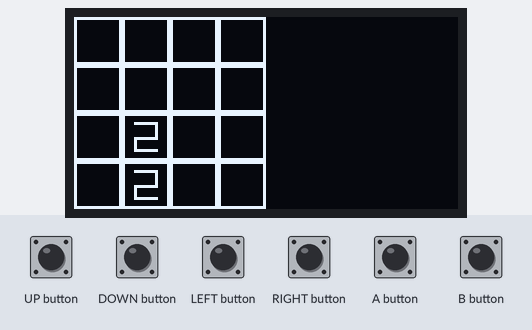
Recording of a sketch running on a simulated Arduboy, built with avr-gcc and run on an emulated ATmega32U4. On the bench: 128×64 one-colour display. The test bench sets the inputs (shaded band). Random numbers use the default seed unless the sketch sets one.

Above: at 1.2 s.
1.3 s: DOWN button pressed for 1 s
At 3.7 s:
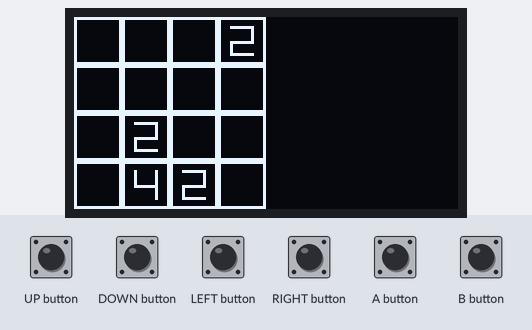
4.0 s: UP button pressed for 0.15 s
At 5.6 s:
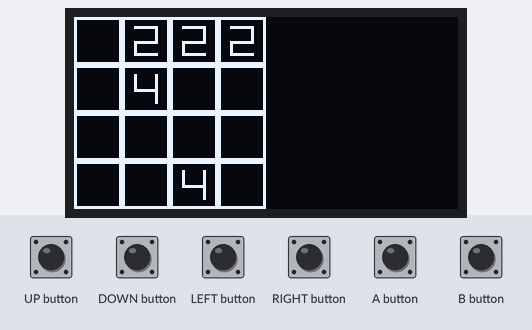
5.9 s: LEFT button pressed for 1 s
At 8.3 s:
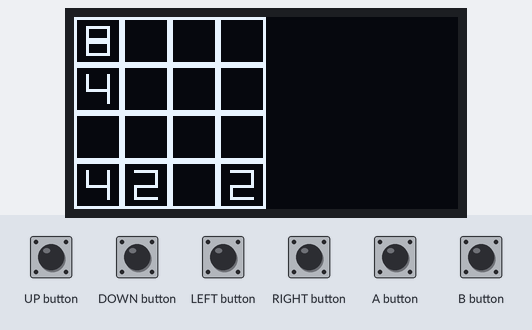
8.6 s: DOWN button pressed for 0.15 s
At 9.3 s:
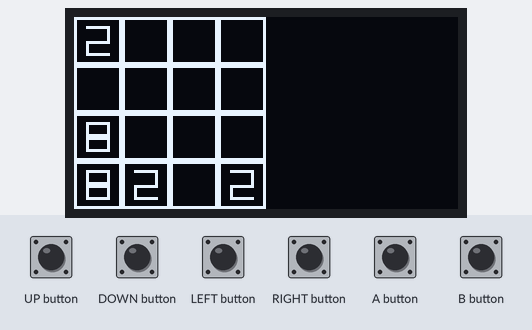
10.5 s: UP button pressed for 1 s
At 12.2 s:
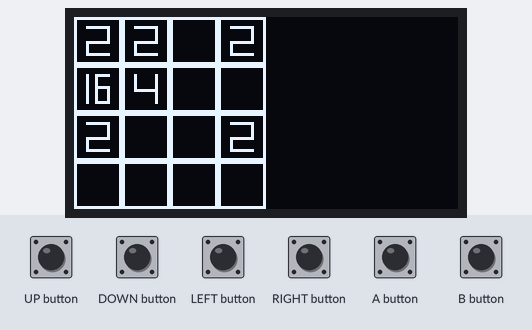
13.2 s: RIGHT button pressed for 1 s
At 15.3 s:
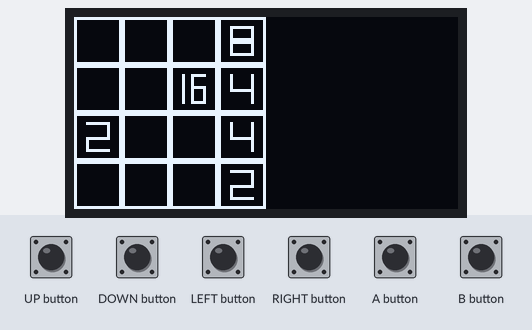
Timing chart, 0 to 16.8 s (numbered marks = the images above; inputs shaded):
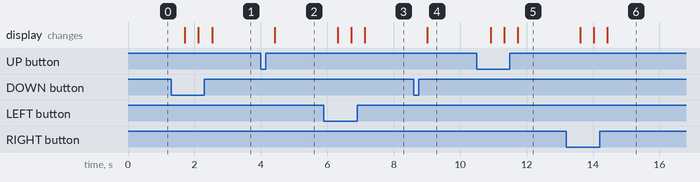

Measured:
- after the input at 1.3 s, the display: first changes after 0.41 s (image 1 shows a later state)
- after the input at 4.0 s, the display: changes after 0.41 s (image 2)
- after the input at 5.9 s, the display: first changes after 0.41 s (image 3 shows a later state)
- after the input at 8.6 s, the display: changes after 0.41 s (image 4)
- after the input at 10.5 s, the display: first changes after 0.42 s (image 5 shows a later state)
- after the input at 13.2 s, the display: first changes after 0.41 s (image 6 shows a later state)

The sketch:

2048.ino
```cpp
#include <Arduboy.h>
Arduboy arduboy;


//pictures of 2,4,8,16...2048
const unsigned char p0[] PROGMEM  = {
     0xff, 0x1, 0x1, 0x1, 0x1, 0x1, 0x1, 0x1, 0x1, 0x1, 0x1, 0x1, 0x1, 0x1, 0x1, 0xff, 0xff, 0x80, 0x80, 0x80, 0x80, 0x80, 0x80, 0x80, 0x80, 0x80, 0x80, 0x80, 0x80, 0x80, 0x80, 0xff,
};
const unsigned char p2[] PROGMEM  = {
     0xff, 0x1, 0x1, 0x1, 0x9, 0x9, 0x9, 0x9, 0x9, 0x9, 0x9, 0xf9, 0x1, 0x1, 0x1, 0xff, 0xff, 0x80, 0x80, 0x80, 0x9f, 0x91, 0x91, 0x91, 0x91, 0x91, 0x91, 0x91, 0x80, 0x80, 0x80, 0xff,
};
const unsigned char p4[] PROGMEM  = {
     0xff, 0x1, 0x1, 0x1, 0xf9, 0x1, 0x1, 0x1, 0x1, 0x1, 0x1, 0xf9, 0x1, 0x1, 0x1, 0xff, 0xff, 0x80, 0x80, 0x80, 0x81, 0x81, 0x81, 0x81, 0x81, 0x81, 0x81, 0x9f, 0x80, 0x80, 0x80, 0xff,
};
const unsigned char p8[] PROGMEM  = {
     0xff, 0x1, 0x1, 0x1, 0xf9, 0x89, 0x89, 0x89, 0x89, 0x89, 0x89, 0xf9, 0x1, 0x1, 0x1, 0xff, 0xff, 0x80, 0x80, 0x80, 0x9f, 0x91, 0x91, 0x91, 0x91, 0x91, 0x91, 0x9f, 0x80, 0x80, 0x80, 0xff,
};
const unsigned char p16[] PROGMEM  = {
     0xff, 0x1, 0x1, 0x1, 0xf9, 0x1, 0x1, 0xf9, 0x89, 0x89, 0x89, 0x89, 0x1, 0x1, 0x1, 0xff, 0xff, 0x80, 0x80, 0x80, 0x9f, 0x80, 0x80, 0x9f, 0x90, 0x90, 0x90, 0x9f, 0x80, 0x80, 0x80, 0xff,
};
const unsigned char p32[] PROGMEM  = {
     0xff, 0x1, 0x1, 0x89, 0x89, 0x89, 0xf9, 0x1, 0x1, 0x89, 0x89, 0x89, 0xf9, 0x1, 0x1, 0xff, 0xff, 0x80, 0x80, 0x88, 0x88, 0x88, 0x8f, 0x80, 0x80, 0x8f, 0x88, 0x88, 0x88, 0x80, 0x80, 0xff,
};
const unsigned char p64[] PROGMEM  = {
     0xff, 0x1, 0x1, 0xf9, 0x89, 0x89, 0x89, 0x1, 0x1, 0xf9, 0x81, 0x81, 0xf9, 0x1, 0x1, 0xff, 0xff, 0x80, 0x80, 0x8f, 0x88, 0x88, 0x8f, 0x80, 0x80, 0x80, 0x80, 0x80, 0x8f, 0x80, 0x80, 0xff,
};
const unsigned char p128[] PROGMEM  = {
     0xff, 0x1, 0x1, 0x7d, 0x1, 0x1, 0xd1, 0x51, 0x71, 0x1, 0x1, 0x81, 0x81, 0x81, 0x1, 0xff, 0xff, 0x80, 0x80, 0x80, 0x80, 0x80, 0x81, 0x81, 0x81, 0x80, 0x80, 0x8f, 0x8a, 0x8f, 0x80, 0xff,
};
const unsigned char p256[] PROGMEM  = {
     0xff, 0x1, 0x1, 0xe9, 0xa9, 0xb9, 0x1, 0xe1, 0xa1, 0xa1, 0x1, 0x1, 0x1, 0x1, 0x1, 0xff, 0xff, 0x80, 0x80, 0x80, 0x80, 0x80, 0x80, 0x82, 0x82, 0x83, 0x80, 0x9f, 0x95, 0x9d, 0x80, 0xff,
};
const unsigned char p512[] PROGMEM  = {
     0xff, 0x1, 0x1, 0xb9, 0xa9, 0xe9, 0x1, 0x1, 0xe1, 0x1, 0x1, 0x1, 0x1, 0x1, 0x1, 0xff, 0xff, 0x80, 0x80, 0x80, 0x80, 0x80, 0x80, 0x80, 0x83, 0x80, 0x80, 0x9d, 0x95, 0x97, 0x80, 0xff,
};
const unsigned char p1024[] PROGMEM  = {
     0xff, 0x1, 0x1, 0x1, 0x3d, 0x1, 0x1, 0x1, 0x1, 0x3d, 0x25, 0x3d, 0x1, 0x1, 0x1, 0xff, 0xff, 0x80, 0x80, 0xba, 0xaa, 0xae, 0x80, 0x80, 0x80, 0x8e, 0x88, 0xbe, 0x80, 0x80, 0x80, 0xff,
};
const unsigned char p2048[] PROGMEM  = {
    0xff, 0x1, 0x1, 0x75, 0x55, 0x5d, 0x1, 0x1, 0x1, 0x7d, 0x45, 0x7d, 0x1, 0x1, 0x1, 0xff, 0xff, 0x80, 0x80, 0x8e, 0x88, 0xbe, 0x80, 0x80, 0x80, 0xbe, 0xaa, 0xbe, 0x80, 0x80, 0x80, 0xff,
};

int v[4][4];//map 4*4
int vtmp[4][4];//
int p[12];//remember picture's home


//input the value return the index of p[]
int v2p(int x){
  switch(x){
    case 0:return 0;
    case 2:return 1;
    case 4:return 2;
    case 8:return 3;
    case 16:return 4;
    case 32:return 5;
    case 64:return 6;
    case 128:return 7;
    case 256:return 8;
    case 512:return 9;
    case 1024:return 10;
    case 2048:return 11;
  }
}

//set one number(2 or 4) in the map
void set2or4(){
  int f1=0;
  for(int i=0;i<4;i++){
    for(int j=0;j<4;j++){
      if(v[i][j]==0){
        f1++;
      }
    }
  }

  int f2=0;


  int r = 1 + rand() % f1;
  int w = 1 + rand() % 10;
  for(int i=0;i<4;i++){
    for(int j=0;j<4;j++){
      if(v[i][j]==0){
        f2++;
        if(f2==r){
          if(w==6){
            v[i][j]=4;
          }
          else{
            v[i][j]=2;
          }

          return;
        }
      }
    }
  }

}

//draw the map
void draw(){
  for(int i=0;i<4;i++){
      for(int j=0;j<4;j++){
        arduboy.drawBitmap(i*16, j*16, p[v2p(v[i][j])], 16, 16, WHITE);
      }
    }
}

//back 0 to the end
bool back0(){
  bool f=0;
  for(int i=0;i<4;i++){
      for(int j=0;j<3;j++){
        if(v[i][j]==0&&v[i][j+1]!=0){
          f=1;
          v[i][j]=v[i][j+1];
          v[i][j+1]=0;
        }
      }
    }
    return f;

}

//Up
bool DoUp(){
  delay(400);
    bool f=back0();
    back0();
    back0();

    for(int i=0;i<4;i++){
      for(int j=0;j<3;j++){
        if(v[i][j]==v[i][j+1]&&v[i][j]!=0){
          f=true;
          v[i][j]*=2;
          v[i][j+1]=0;
        }
      }
    }
    back0();
    back0();
    back0();
    return f;

}

void Down(){
  for(int i=0;i<4;i++){
      for(int j=0;j<4;j++){
        vtmp[3-i][3-j]=v[i][j];
      }
    }
    for(int i=0;i<4;i++){
      for(int j=0;j<4;j++){
        v[i][j]=vtmp[i][j];
      }
    }
}

void Left(){
  for(int i=0;i<4;i++){
      for(int j=0;j<4;j++){
        vtmp[3-j][i]=v[i][j];
      }
    }
    for(int i=0;i<4;i++){
      for(int j=0;j<4;j++){
        v[i][j]=vtmp[i][j];
      }
    }
}

void Right(){
  for(int i=0;i<4;i++){
      for(int j=0;j<4;j++){
        vtmp[i][j]=v[3-j][i];
      }
    }
    for(int i=0;i<4;i++){
      for(int j=0;j<4;j++){
        v[i][j]=vtmp[i][j];
      }
    }
}

void setup() {
    arduboy.begin();
    arduboy.clear();

    //initialization
    for(int i=0;i<4;i++){
      for(int j=0;j<4;j++){
        v[i][j]=0;
      }
    }

    //remember picture's home
    p[0]=p0;p[1]=p2;p[2]=p4;p[3]=p8;p[4]=p16;p[5]=p32;p[6]=p64;p[7]=p128;p[8]=p256;p[9]=p512;p[10]=p1024;p[11]=p2048;

    //First set two numubers
    set2or4();
    set2or4();
    draw();
    arduboy.display();


}
void loop() {
  arduboy.clear();

  if( arduboy.pressed(UP_BUTTON) == true ){
    bool f=DoUp();

    if(f)set2or4();
  }
  else if( arduboy.pressed(DOWN_BUTTON) == true ){

    Down();
    bool f=DoUp();
    Down();

    if(f)set2or4();

  }
  else if( arduboy.pressed(RIGHT_BUTTON) == true ){
    Right();
    bool f=DoUp();
    Left();
    if(f)set2or4();
  }
  else if( arduboy.pressed(LEFT_BUTTON) == true ){
    Left();
    bool f=DoUp();
    Right();
    if(f)set2or4();
  }

    draw();
    arduboy.display();
}
```
